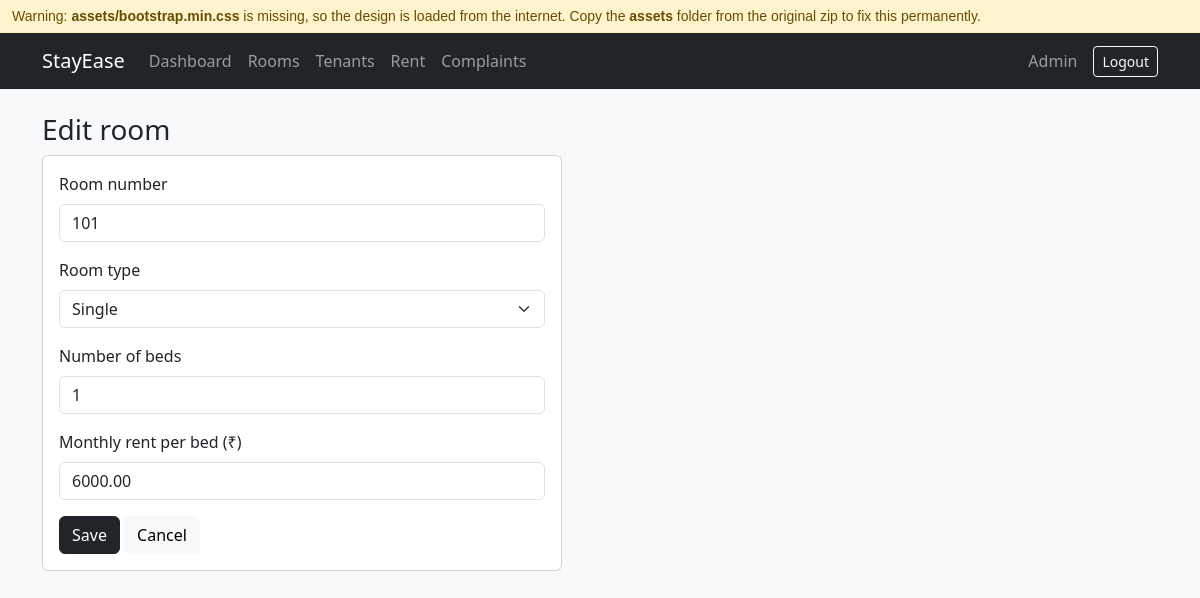
Screenshot of /room_form.php?id=1 (signed in) with the database file from the repository.
### tables this page shows
CREATE TABLE rooms (
  id          INT AUTO_INCREMENT PRIMARY KEY,
  room_number VARCHAR(20) NOT NULL UNIQUE,
  room_type   ENUM('Single','Double','Triple','Dormitory') NOT NULL,
  capacity    TINYINT NOT NULL,                
  rent        DECIMAL(10,2) NOT NULL           
);

### config.php (called while the page is built, shortened)
<?php
function e($text) { return htmlspecialchars((string)$text); }

### room_form.php (the view, shortened to what this page needs)
<?php
include 'header.php';
$id   = (int)($_GET['id'] ?? $_POST['id'] ?? 0);
$room = ['room_number' => '', 'room_type' => 'Double', 'capacity' => 2, 'rent' => ''];
if ($id) {
    $stmt = $pdo->prepare('SELECT * FROM rooms WHERE id = ?');
    $stmt->execute([$id]);
    $room = $stmt->fetch();
}
?>
<h3><?= $id ? 'Edit' : 'Add' ?> room</h3>
<form method="post" class="card card-body" style="max-width:520px">
  <label class="form-label">Room number</label>
  <input name="room_number" class="form-control mb-3" value="<?= e($room['room_number']) ?>" required maxlength="20">
  <label class="form-label">Room type</label>
  <select name="room_type" class="form-select mb-3">
    <?php foreach (['Single', 'Double', 'Triple', 'Dormitory'] as $t): ?>
      <option <?= $room['room_type'] === $t ? 'selected' : '' ?>><?= $t ?></option><?php endforeach; ?>
  </select>
  <label class="form-label">Number of beds</label>
  <input type="number" name="capacity" min="1" max="20" class="form-control mb-3" value="<?= e($room['capacity']) ?>" required>
  <label class="form-label">Monthly rent per bed (₹)</label>
  <input type="number" step="0.01" min="1" name="rent" class="form-control mb-3" value="<?= e($room['rent']) ?>" required>
  <div><button class="btn btn-dark">Save</button> <a class="btn btn-light" href="rooms.php">Cancel</a></div>
</form>
<?php include 'footer.php'; ?>

### rows the page displays
rooms: room_number "101", room_type "Single", capacity "1", rent "6000.00"

### other values shown
$_SESSION['admin']['name'] "Admin"
